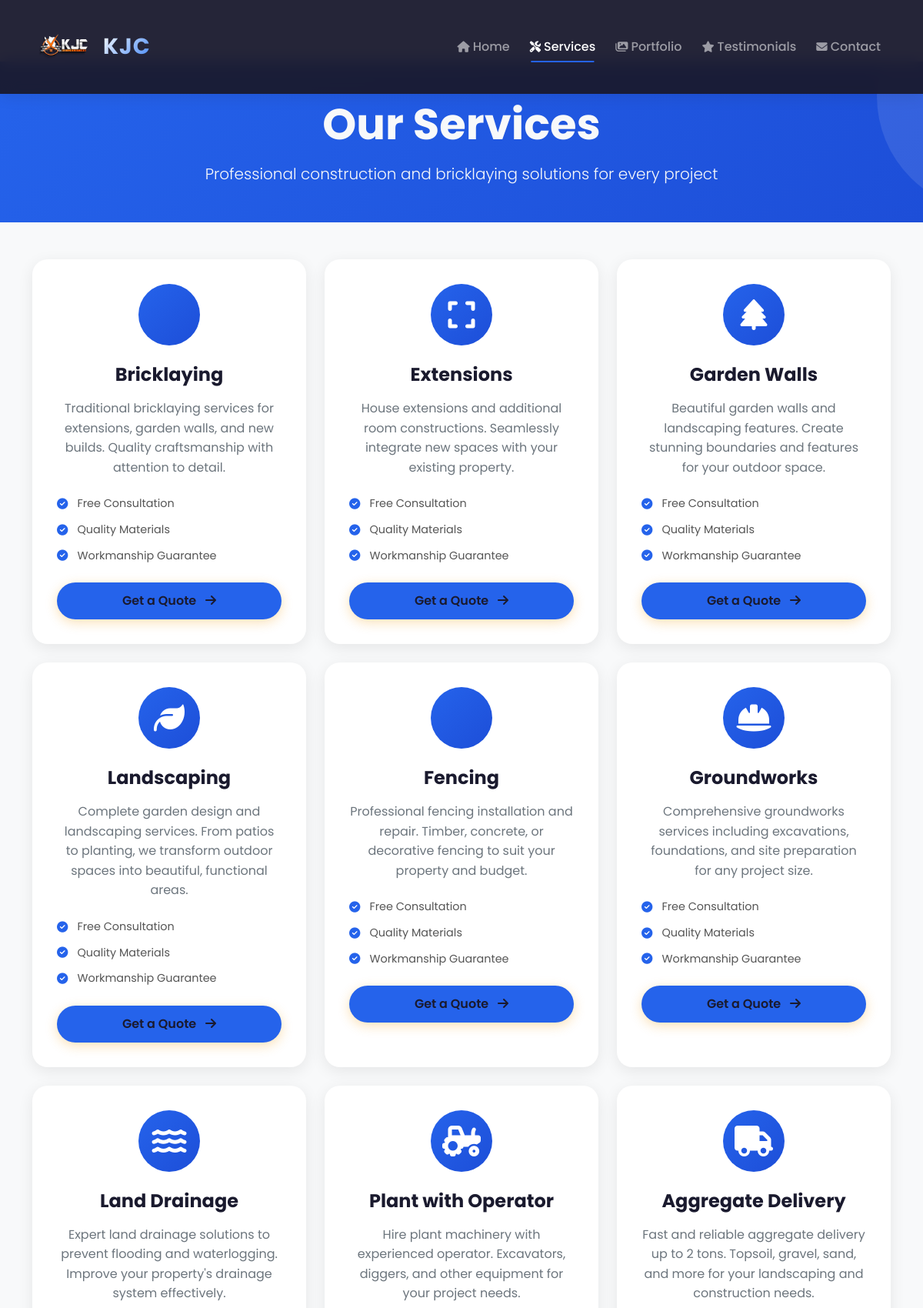
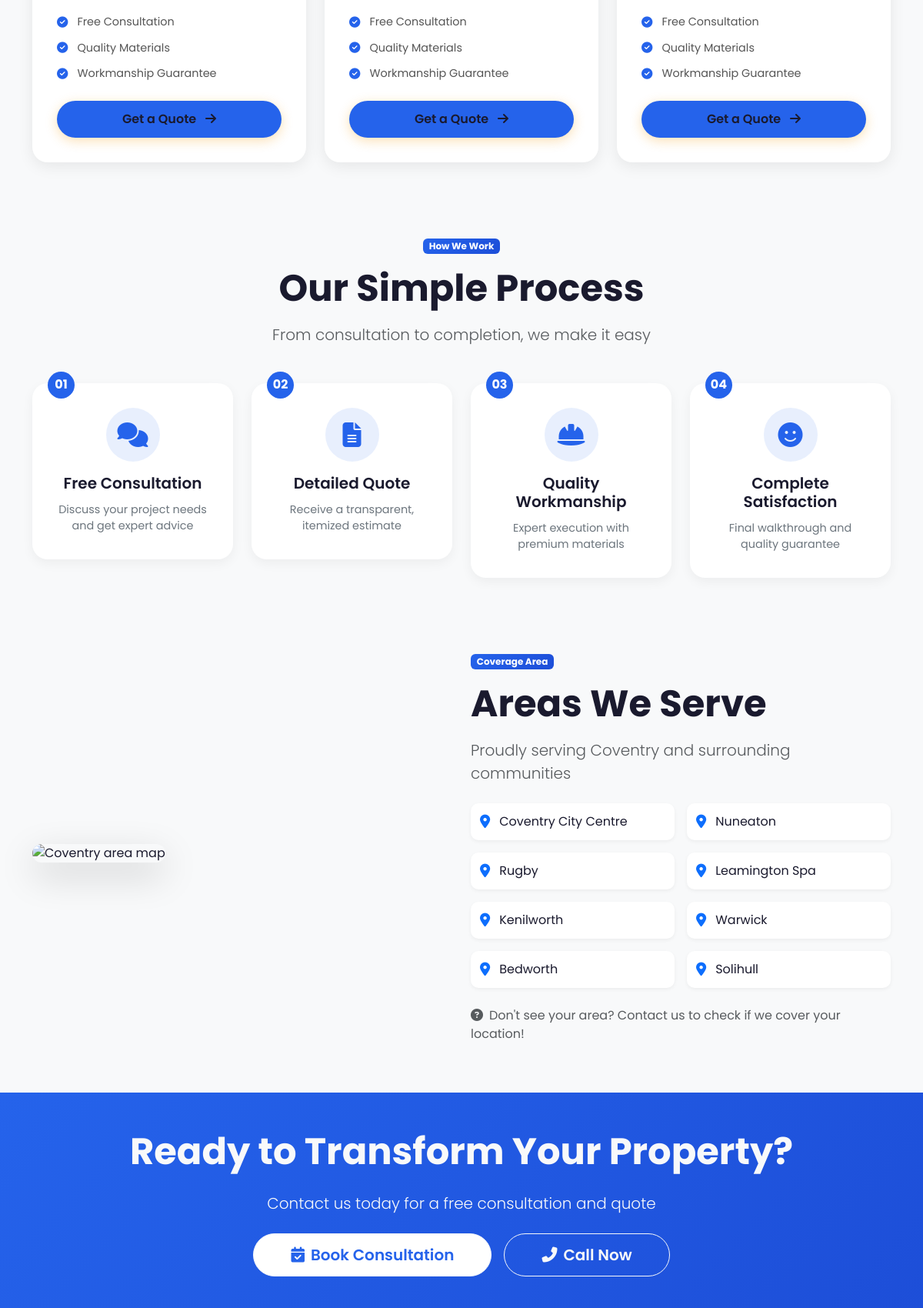
/services (upper part), run on the app's committed database (2 pictures, top to bottom).
### database.py (models this page shows, shortened)
class Service(db.Model):
    id = db.Column(db.Integer, primary_key=True)
    title = db.Column(db.String(100), nullable=False)
    description = db.Column(db.Text, nullable=False)
    icon = db.Column(db.String(50), default='fa-brick')
    order = db.Column(db.Integer, default=0)
    is_active = db.Column(db.Boolean, default=True)
    image_url = db.Column(db.String(200))
    price_range = db.Column(db.String(50))
    duration = db.Column(db.String(50))
    features = db.Column(db.Text)  # JSON string of features
    created_at = db.Column(db.DateTime, default=datetime.utcnow)
    updated_at = db.Column(db.DateTime, default=datetime.utcnow, onupdate=datetime.utcnow)

### app.py (the view)
@app.route('/services')
def services_page():
    services = Service.query.filter_by(is_active=True).order_by(Service.order).all()
    return render_template('services.html', services=services, now=datetime.now(), whatsapp_number=SiteSettings.get('whatsapp', WHATSAPP_NUMBER))

### app.py (called while the page is built)
@app.context_processor
def inject_now():
    return {
        'now': datetime.now(),
        'site_title': SiteSettings.get('site_title', 'KJC'),
        'site_phone': SiteSettings.get('phone', '+44 7879 103397'),
        'site_email': SiteSettings.get('email', 'kjcbricklaying@gmail.com'),
        'site_address': SiteSettings.get('address', 'Coventry, West Midlands'),
        'whatsapp_number': SiteSettings.get('whatsapp', '+44 7879 103397'),
        'facebook_url': SiteSettings.get('facebook', '#'),
        'twitter_url': SiteSettings.get('twitter', '#'),
        'instagram_url': SiteSettings.get('instagram', '#'),
        'linkedin_url': SiteSettings.get('linkedin', '#')
    }

### database.py (called while the page is built)
    @staticmethod
    def get(key, default=None):
        setting = SiteSettings.query.filter_by(key=key).first()
        return setting.value if setting else default

### templates/services.html (shortened to what this page needs)
{% extends "base.html" %}
{% block content %}
<section class="page-header bg-primary text-light py-5">
  <div class="container">
    <div class="row">
      <div class="col-12 text-center" data-aos="fade-up">
        <h1 class="display-4 fw-bold mb-3">Our Services</h1>
        <p class="lead mb-0">Professional construction and bricklaying solutions for every project</p>
      </div>
    </div>
  </div>
</section>
<section class="py-5">
  <div class="container">
    <div class="row g-4">
      {% for service in services %}
      <div class="col-md-6 col-lg-4" data-aos="fade-up" data-aos-delay="{{ loop.index * 100 }}">
        <div class="service-card-enhanced h-100">
          <div class="service-icon-wrapper">
            <div class="service-icon-circle">
              <i class="fas {{ service.icon }}"></i>
            </div>
          </div>
          <h3 class="service-title">{{ service.title }}</h3>
          <p class="service-description">{{ service.description }}</p>
          <div class="service-features">
            <div class="feature-item"><i class="fas fa-check-circle"></i><span>Free Consultation</span></div>
            <div class="feature-item"><i class="fas fa-check-circle"></i><span>Quality Materials</span></div>
            <div class="feature-item"><i class="fas fa-check-circle"></i><span>Workmanship Guarantee</span></div>
          </div>
          <a href="{{ url_for('contact') }}" class="btn btn-primary btn-service">Get a Quote <i class="fas fa-arrow-right ms-2"></i></a>
        </div>
      </div>
      {% endfor %}
    </div>
  </div>
</section>
<section class="py-5">
  <div class="container">
    <div class="section-header text-center mb-5" data-aos="fade-up">
      <span class="badge bg-primary mb-3">How We Work</span>
      <h2 class="display-5 fw-bold mb-3">Our Simple Process</h2>
      <p class="lead text-muted">From consultation to completion, we make it easy</p>
    </div>
    <div class="row g-4">
      <div class="col-md-3" data-aos="fade-up" data-aos-delay="0">
        <div class="process-card">
          <div class="process-number">01</div>
          <div class="process-icon"><i class="fas fa-comments"></i></div>
          <h5>Free Consultation</h5>
          <p>Discuss your project needs and get expert advice</p>
        </div>
      </div>
      <div class="col-md-3" data-aos="fade-up" data-aos-delay="100">
        <div class="process-card">
          <div class="process-number">02</div>
          <div class="process-icon"><i class="fas fa-file-alt"></i></div>
          <h5>Detailed Quote</h5>
          <p>Receive a transparent, itemized estimate</p>
        </div>
      </div>
      <div class="col-md-3" data-aos="fade-up" data-aos-delay="200">
        <div class="process-card">
          <div class="process-number">03</div>
          <div class="process-icon"><i class="fas fa-hard-hat"></i></div>
          <h5>Quality Workmanship</h5>
          <p>Expert execution with premium materials</p>
        </div>
      </div>
      <div class="col-md-3" data-aos="fade-up" data-aos-delay="300">
        <div class="process-card">
          <div class="process-number">04</div>
          <div class="process-icon"><i class="fas fa-smile"></i></div>
          <h5>Complete Satisfaction</h5>
          <p>Final walkthrough and quality guarantee</p>
        </div>
      </div>
    </div>
  </div>
</section>
<section class="py-5 bg-light">
  <div class="container">
    <div class="row align-items-center">
      <div class="col-lg-6 order-lg-2" data-aos="fade-left">
        <div class="section-header mb-4">
          <span class="badge bg-primary mb-3">Coverage Area</span>
          <h2 class="display-5 fw-bold mb-3">Areas We Serve</h2>
          <p class="lead text-muted">Proudly serving Coventry and surrounding communities</p>
        </div>
        <div class="service-areas-grid">
          <div class="area-item"><i class="fas fa-map-marker-alt text-primary"></i><span>Coventry City Centre</span></div>
          <div class="area-item"><i class="fas fa-map-marker-alt text-primary"></i><span>Nuneaton</span></div>
          <div class="area-item"><i class="fas fa-map-marker-alt text-primary"></i><span>Rugby</span></div>
          <div class="area-item"><i class="fas fa-map-marker-alt text-primary"></i><span>Leamington Spa</span></div>
          <div class="area-item"><i class="fas fa-map-marker-alt text-primary"></i><span>Kenilworth</span></div>
          <div class="area-item"><i class="fas fa-map-marker-alt text-primary"></i><span>Warwick</span></div>
          <div class="area-item"><i class="fas fa-map-marker-alt text-primary"></i><span>Bedworth</span></div>
          <div class="area-item"><i class="fas fa-map-marker-alt text-primary"></i><span>Solihull</span></div>
        </div>
        <div class="mt-4">
          <p class="text-muted"><i class="fas fa-question-circle me-2"></i>Don't see your area? Contact us to check if we cover your location!</p>
        </div>
      </div>
      <div class="col-lg-6 order-lg-1" data-aos="fade-right">
        <div class="map-placeholder">
          <img src="https://images.unsplash.com/photo-1569336415962-a4bd9f69cd83?ixlib=rb-4.0.3" alt="Coventry area map" class="img-fluid rounded-4 shadow-lg">
        </div>
      </div>
    </div>
  </div>
</section>
<section class="py-5 bg-primary text-light">
  <div class="container text-center" data-aos="zoom-in">
    <h2 class="display-5 fw-bold mb-4">Ready to Transform Your Property?</h2>
    <p class="lead mb-4">Contact us today for a free consultation and quote</p>
    <div class="d-flex gap-3 justify-content-center flex-wrap">
      <a href="{{ url_for('contact') }}" class="btn btn-light btn-lg px-5"><i class="fas fa-calendar-check me-2"></i>Book Consultation</a>
      <a href="tel:+447700000000" class="btn btn-outline-light btn-lg px-5"><i class="fas fa-phone-alt me-2"></i>Call Now</a>
    </div>
  </div>
</section>
{% endblock %}

### static/css/style.css (style rules this page uses)
:root { --primary-color: #f39c12; --primary-dark: #e67e22; --primary-light: #f1c40f; --secondary-color: #2c3e50; --accent-color: #f39c12; --dark-color: #1a1a2e; --light-color: #f8f9fa; --gray-color: #6c757d; --gray-light: #e9ecef; --gray-dark: #343a40; --success-color: #27ae60; --warning-color: #f39c12; --danger-color: #e74c3c; --transition: all 0.3s cubic-bezier(0.4, 0, 0.2, 1); --shadow-sm: 0 2px 4px rgba(0,0,0,0.05); --shadow-md: 0 4px 6px rgba(0,0,0,0.07); --shadow-lg: 0 10px 25px rgba(0,0,0,0.1); --shadow-xl: 0 20px 35px rgba(0,0,0,0.15); }
* { margin: 0; padding: 0; box-sizing: border-box; }
body { font-family: 'Poppins', 'Segoe UI', Tahoma, Geneva, Verdana, sans-serif; padding-top: 80px; background: var(--light-color); color: var(--dark-color); overflow-x: hidden; }
h1, h2, h3, h4, h5, h6 { font-weight: 700; line-height: 1.2; }
.btn { padding: 12px 30px; font-weight: 600; border-radius: 50px; transition: var(--transition); position: relative; overflow: hidden; }
.btn::before { content: ''; position: absolute; top: 50%; left: 50%; width: 0; height: 0; border-radius: 50%; background: rgba(255,255,255,0.3); transform: translate(-50%, -50%); transition: width 0.6s, height 0.6s; }
.btn-primary { background: var(--primary-color); border: none; box-shadow: 0 4px 15px rgba(243, 156, 18, 0.3); color: #1a1a2e; }
.btn-light { background: white; color: var(--primary-color); }
.service-card-enhanced { background: white; border-radius: 20px; padding: 2rem; text-align: center; transition: all 0.4s cubic-bezier(0.4, 0, 0.2, 1); box-shadow: 0 5px 20px rgba(0, 0, 0, 0.05); position: relative; overflow: hidden; }
.service-card-enhanced::before { content: ""; position: absolute; top: 0; left: 0; width: 100%; height: 4px; background: linear-gradient(90deg, var(--primary-color), #ff6b6b); transform: scaleX(0); transition: transform 0.4s ease; }
.service-icon-circle { width: 80px; height: 80px; background: linear-gradient(135deg, rgba(243, 156, 18, 0.1), rgba(243, 156, 18, 0.05)); border-radius: 50%; display: flex; align-items: center; justify-content: center; margin: 0 auto 1.5rem; transition: all 0.3s ease; }
.service-icon-circle i { font-size: 2.5rem; color: var(--primary-color); transition: all 0.3s ease; }
.service-title { font-size: 1.5rem; font-weight: 700; margin-bottom: 1rem; }
.service-description { color: #6c757d; margin-bottom: 1.5rem; line-height: 1.6; }
.service-features { margin: 1.5rem 0; text-align: left; }
.service-features .feature-item { display: flex; align-items: center; gap: 0.75rem; margin-bottom: 0.75rem; font-size: 0.9rem; color: #555; padding: 0; background: transparent; }
.service-features .feature-item i { color: var(--primary-color); font-size: 0.9rem; }
.btn-service { width: 100%; border-radius: 50px; padding: 0.75rem; }
section { padding: 80px 0; }
.feature-item { display: flex; gap: 1rem; padding: 1rem; background: white; border-radius: 15px; transition: all 0.3s ease; }

### templates/base.html (style rules this page uses)
:root { --primary-color: #2563eb; --primary-dark: #1d4ed8; --primary-light: #3b82f6; --secondary-color: #2c3e50; --accent-color: #2563eb; --dark-color: #1a1a2e; --light-color: #f8f9fa; --transition: all 0.3s cubic-bezier(0.4, 0, 0.2, 1); --logo-size-desktop: 80px; --logo-size-scrolled: 65px; --logo-size-tablet: 65px; --logo-size-mobile: 55px; --logo-size-footer: 50px; }

### data on the page
Service: title "Bricklaying", description "Traditional bricklaying services for extensions, garden walls, and new builds. Quality craftsmanship with attention to detail."
Service: title "Extensions", description "House extensions and additional room constructions. Seamlessly integrate new spaces with your existing property."
Service: title "Garden Walls", description "Beautiful garden walls and landscaping features. Create stunning boundaries and features for your outdoor space."
Service: title "Landscaping", description "Complete garden design and landscaping services. From patios to planting, we transform outdoor spaces into beautiful, functional areas."
Service: title "Fencing", description "Professional fencing installation and repair. Timber, concrete, or decorative fencing to suit your property and budget."
Service: title "Groundworks", description "Comprehensive groundworks services including excavations, foundations, and site preparation for any project size."
Service: title "Land Drainage", description "Expert land drainage solutions to prevent flooding and waterlogging. Improve your property's drainage system effectively."
Service: title "Plant with Operator", description "Hire plant machinery with experienced operator. Excavators, diggers, and other equipment for your project needs."
Service: title "Aggregate Delivery", description "Fast and reliable aggregate delivery up to 2 tons. Topsoil, gravel, sand, and more for your landscaping and construction needs."
